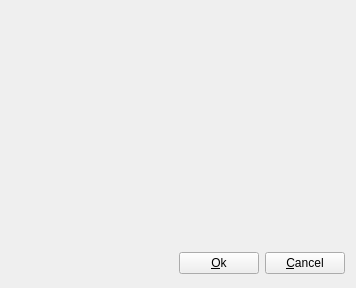
<ui version="4.0" >
 <class>AttributesDialogBase</class>
 <widget class="QWidget" name="AttributesDialogBase" >
  <property name="geometry" >
   <rect>
    <x>0</x>
    <y>0</y>
    <width>356</width>
    <height>288</height>
   </rect>
  </property>
  <property name="maximumSize" >
   <size>
    <width>32767</width>
    <height>32767</height>
   </size>
  </property>
  <property name="windowTitle" >
   <string>Element attributes</string>
  </property>
  <layout class="QGridLayout" >
   <item row="0" column="0" colspan="3" >
    <widget class="QWidget" native="1" name="toolWidget_" />
   </item>
   <item row="1" column="0" >
    <spacer>
     <property name="orientation" >
      <enum>Qt::Horizontal</enum>
     </property>
     <property name="sizeType" >
      <enum>QSizePolicy::Expanding</enum>
     </property>
     <property name="sizeHint" >
      <size>
       <width>131</width>
       <height>27</height>
      </size>
     </property>
    </spacer>
   </item>
   <item row="1" column="1" >
    <widget class="QPushButton" name="okButton_" >
     <property name="text" >
      <string>&amp;Ok</string>
     </property>
    </widget>
   </item>
   <item row="1" column="2" >
    <widget class="QPushButton" name="cancelButton_" >
     <property name="text" >
      <string>&amp;Cancel</string>
     </property>
     <property name="shortcut" >
      <string>Alt+C</string>
     </property>
     <property name="autoDefault" >
      <bool>false</bool>
     </property>
     <property name="default" >
      <bool>false</bool>
     </property>
    </widget>
   </item>
  </layout>
 </widget>
 <layoutdefault spacing="6" margin="11" />
 <resources/>
 <connections/>
</ui>
